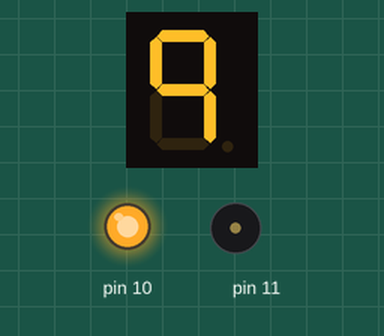
The sketch below on a simulated Arduino Uno, built with avr-gcc and run on an emulated ATmega328P. Parts: 1-digit seven-segment display, output pins drawn as LEDs (lit = HIGH), buzzer (waves = sounding). Wiring (inferred from the names in the program): 1-digit 7-segment display, segments lit when HIGH: segments pin 2, pin 3, pin 4, pin 5, pin 6, pin 7, pin 8. The segment pins are drawn as the display they are named for; pins used as bus, display or sensor lines are not drawn.

Above: at 0.1 s.
At 4.1 s:
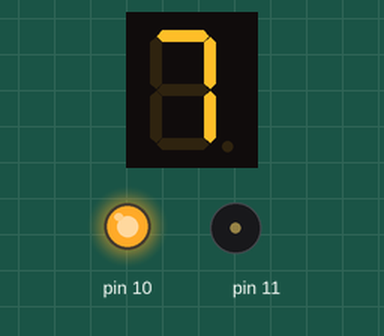
At 8.1 s:
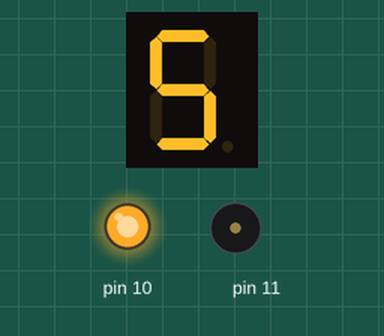
At 18.1 s:
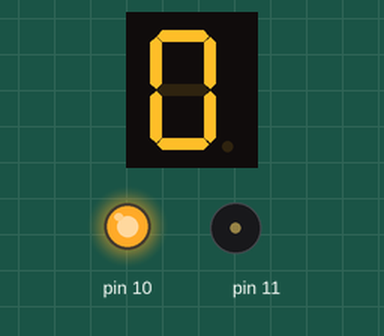
Timing chart, 0 to 22.0 s (numbered marks = the images above):
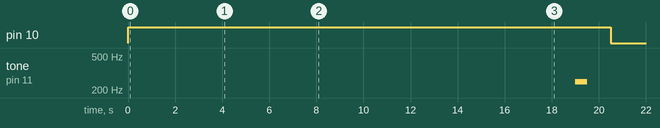

The sketch:

Parte_3.ino
```cpp
/*
   Fundacion Kinal
   Centro educativo tecnico laboral Kinal
   Quinto perito
   Quinto electronica
   Codigo Tecnico: EB4AM
   Curso: Taller de electronica digital y reparacion de computadoras I
   Proyecto:  Lanzamiento de un misil
   Dev: Hugo Alexander Reyes Veliz
   Fecha: 16/5/2024
*/

/*
segA = 2;
segB = 3;
segC = 4;
segD = 5;
segE = 6;
segF = 7;
segG = 8;
*/
  const int eH = 250;


  void displaySequence_1() {
  int pins[5] = {2,3,4,7,8};
  for (int i = 0; i < 5; i++) {
    digitalWrite(pins[i], HIGH);
  }
  delay(1000);
  for (int i = 5; i >= 0; i--) {
    digitalWrite(pins[i], LOW);
  }
  delay(1000);
}

  void displaySequence_2() {
  int pins[7] = {2,3,4,5,6,7,8};
  for (int i = 0; i < 7; i++) {
    digitalWrite(pins[i], HIGH);
  }
  delay(1000);
  for (int i = 7; i >= 0; i--) {
    digitalWrite(pins[i], LOW);
  }
  delay(1000);
}

void displaySequence_3() {
  int pins[3] = {2,3,4};
  for (int i = 0; i < 3; i++) {
    digitalWrite(pins[i], HIGH);
  }
  delay(1000);
  for (int i = 3; i >= 0; i--) {
    digitalWrite(pins[i], LOW);
  }
  delay(1000);
}

  void displaySequence_4() {
  int pins[5] = {4,5,6,7,8};
  for (int i = 0; i < 5; i++) {
    digitalWrite(pins[i], HIGH);
  }
  delay(1000);
  for (int i = 5; i >= 0; i--) {
    digitalWrite(pins[i], LOW);
  }
  delay(1000);
}

  void displaySequence_5() {
  int pins_1[5] = {2,4,5,7,8};
  for (int i = 0; i < 5; i++) {
    digitalWrite(pins_1[i], HIGH);
  }
  delay(1000);
  for (int i = 5; i >= 0; i--) {
    digitalWrite(pins_1[i], LOW);
  }
  delay(1000);
}

  void displaySequence_6() {
  int pins_1[4] = {3,4,7,8};
  for (int i = 0; i < 4; i++) {
    digitalWrite(pins_1[i], HIGH);
  }
  delay(1000);
  for (int i = 4; i >=0 ; i--) {
    digitalWrite(pins_1[i], LOW);
  }
  delay(1000);
}

  void displaySequence_7() {
  int pins_1[5] = {2,3,4,5,8};
  for (int i = 0; i < 5; i++) {
    digitalWrite(pins_1[i], HIGH);
  }
  delay(1000);
  for (int i = 5; i >= 0; i--) {
    digitalWrite(pins_1[i], LOW);
  }
  delay(1000);
}

  void displaySequence_8() {
  int pins_1[5] = {2,3,5,6,8};
  for (int i = 0; i < 5; i++) {
    digitalWrite(pins_1[i], HIGH);
  }
  delay(1000);
  for (int i = 5; i >= 0; i--) {
    digitalWrite(pins_1[i], LOW);
  }
  delay(1000);
}

  void displaySequence_9() {
  int pins_1[2] = {3,4};
  for (int i = 0; i < 2; i++) {
    digitalWrite(pins_1[i], HIGH);
  }
  delay(1000);
  for (int i = 2; i >= 0; i--) {
    digitalWrite(pins_1[i], LOW);
  }
    delay(1000);
  }

  void displaySequence_10() {
  int pins_1[6] = {2,3,4,5,6,7};
  for (int i = 0; i < 6; i++) {
    digitalWrite(pins_1[i], HIGH);
  }
  delay(1000);
  for (int i = 6; i >= 0; i--) {
    digitalWrite(pins_1[i], LOW);

  }
    tone(11, 250, 500);
    delay(500);
    noTone(11);
    delay(1000);
  }


void beep(int note, int duration)
{}
void setup(){


    pinMode(10, OUTPUT);
    pinMode(2, OUTPUT);
    pinMode(3, OUTPUT);
    pinMode(4, OUTPUT);
    pinMode(5, OUTPUT);
    pinMode(6, OUTPUT);
    pinMode(7, OUTPUT);
    pinMode(8, OUTPUT);
   digitalWrite(10, HIGH);
   pinMode(11, OUTPUT);
   displaySequence_1();
   displaySequence_2();
   displaySequence_3();
   displaySequence_4();
   displaySequence_5();
   displaySequence_6();
   displaySequence_7();
   displaySequence_8();
   displaySequence_9();
   displaySequence_10();
  digitalWrite(10, LOW);
  delay(5000);
  }

void loop(){
}
```

Measured:
- what the display in image 1 shows lasts 1.0 s, from 4.0 s to 5.0 s
